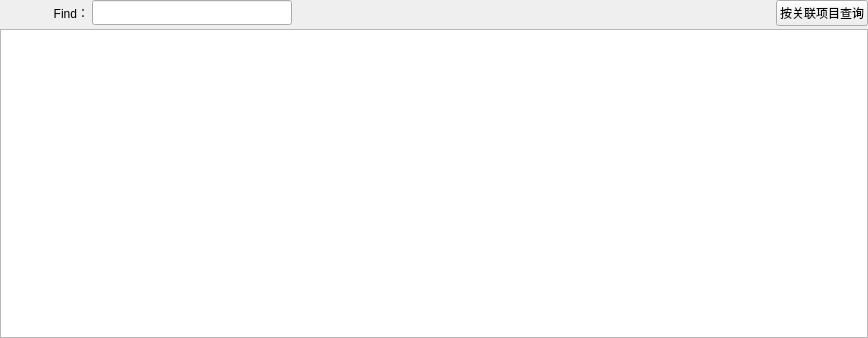
<?xml version="1.0" encoding="UTF-8"?>
<ui version="4.0">
 <class>Form</class>
 <widget class="QWidget" name="Form">
  <property name="geometry">
   <rect>
    <x>0</x>
    <y>0</y>
    <width>868</width>
    <height>338</height>
   </rect>
  </property>
  <property name="font">
   <font>
    <family>Arial</family>
    <weight>50</weight>
    <bold>false</bold>
   </font>
  </property>
  <property name="windowTitle">
   <string>Form</string>
  </property>
  <layout class="QVBoxLayout" name="verticalLayout">
   <property name="spacing">
    <number>3</number>
   </property>
   <property name="leftMargin">
    <number>0</number>
   </property>
   <property name="topMargin">
    <number>0</number>
   </property>
   <property name="rightMargin">
    <number>0</number>
   </property>
   <property name="bottomMargin">
    <number>0</number>
   </property>
   <item>
    <layout class="QHBoxLayout" name="horizontalLayout_2">
     <item>
      <widget class="QWidget" name="widget_Button" native="true">
       <layout class="QHBoxLayout" name="Layout_Button">
        <property name="spacing">
         <number>2</number>
        </property>
        <property name="leftMargin">
         <number>0</number>
        </property>
        <property name="topMargin">
         <number>0</number>
        </property>
        <property name="rightMargin">
         <number>0</number>
        </property>
        <property name="bottomMargin">
         <number>0</number>
        </property>
       </layout>
      </widget>
     </item>
     <item>
      <spacer name="horizontalSpacer">
       <property name="orientation">
        <enum>Qt::Horizontal</enum>
       </property>
       <property name="sizeType">
        <enum>QSizePolicy::Fixed</enum>
       </property>
       <property name="sizeHint" stdset="0">
        <size>
         <width>50</width>
         <height>20</height>
        </size>
       </property>
      </spacer>
     </item>
     <item>
      <widget class="QLabel" name="label">
       <property name="text">
        <string>Find：</string>
       </property>
       <property name="alignment">
        <set>Qt::AlignRight|Qt::AlignTrailing|Qt::AlignVCenter</set>
       </property>
      </widget>
     </item>
     <item>
      <widget class="QLineEdit" name="lineEdit">
       <property name="minimumSize">
        <size>
         <width>0</width>
         <height>25</height>
        </size>
       </property>
       <property name="maximumSize">
        <size>
         <width>200</width>
         <height>25</height>
        </size>
       </property>
       <property name="toolTip">
        <string>&lt;html&gt;&lt;head/&gt;&lt;body&gt;&lt;p&gt;&lt;span style=&quot; font-size:11pt;&quot;&gt;可输入关键字在多个字段中快速查询，多值字段不包含在内，请使用标准方法查询&lt;/span&gt;&lt;/p&gt;&lt;/body&gt;&lt;/html&gt;</string>
       </property>
      </widget>
     </item>
     <item>
      <spacer name="horizontalSpacer_3">
       <property name="orientation">
        <enum>Qt::Horizontal</enum>
       </property>
       <property name="sizeHint" stdset="0">
        <size>
         <width>40</width>
         <height>20</height>
        </size>
       </property>
      </spacer>
     </item>
     <item>
      <widget class="QPushButton" name="searchByProject">
       <property name="text">
        <string>按关联项目查询</string>
       </property>
      </widget>
     </item>
    </layout>
   </item>
   <item>
    <widget class="QTableView" name="tableView">
     <property name="selectionMode">
      <enum>QAbstractItemView::SingleSelection</enum>
     </property>
     <property name="selectionBehavior">
      <enum>QAbstractItemView::SelectRows</enum>
     </property>
     <attribute name="verticalHeaderDefaultSectionSize">
      <number>25</number>
     </attribute>
    </widget>
   </item>
  </layout>
 </widget>
 <resources/>
 <connections/>
</ui>
